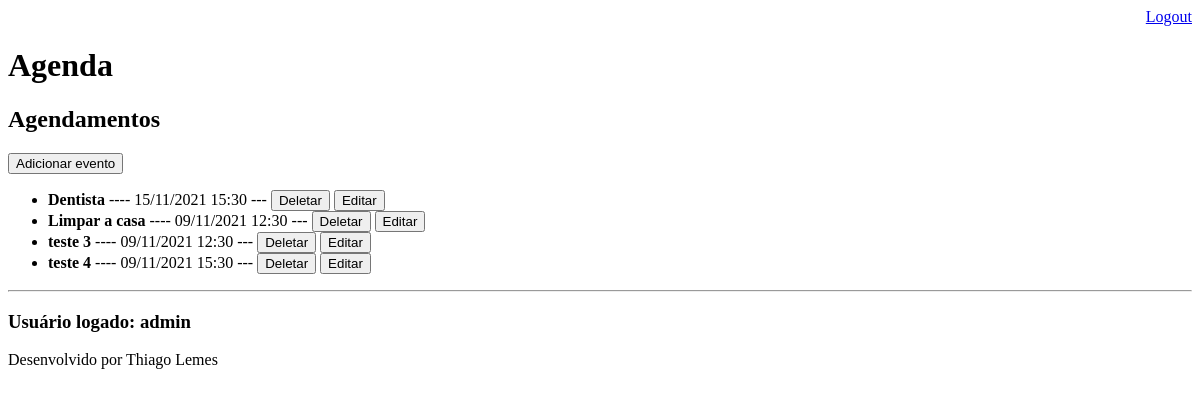
Page /agenda/ (signed in) on the earlier database version.
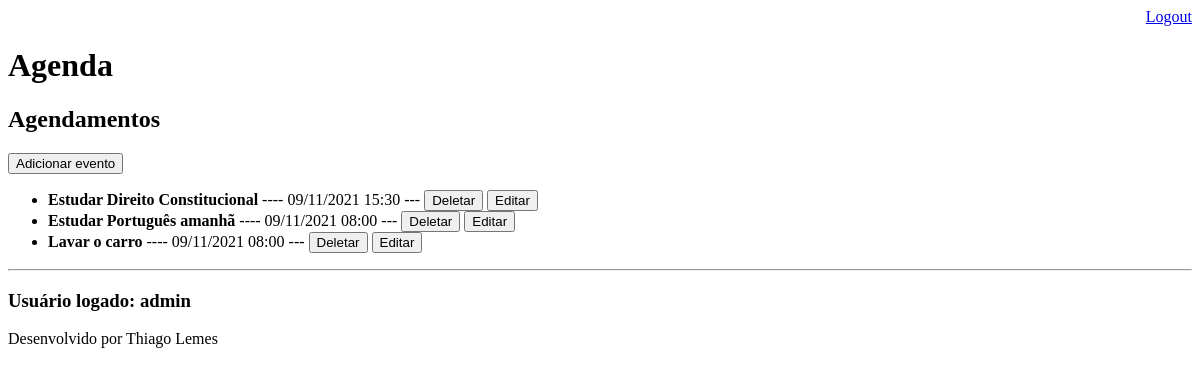
Same page on the later database version.
### core/models.py (models this page shows, shortened)
class Evento(models.Model):
    titulo = models.CharField(max_length=100)
    descricao = models.TextField(blank=True, null=True)
    data_evento = models.DateTimeField(verbose_name='DATA DO EVENTO')
    data_criacao = models.DateTimeField(verbose_name='DATA DE CRIAÇÃO', auto_now=True)
    usuario = models.ForeignKey(User, on_delete=models.CASCADE) # chave estrangeira
    class Meta:
        db_table = 'evento'
    def get_data_evento(self):
        return self.data_evento.strftime('%d/%m/%Y %H:%M')
    def get_data_evento_atrasado(self):
        if self.data_evento < datetime.now():
            return True
        else:
            return False

### core/views.py (the view)
# urls.py: path('agenda/', views.lista_eventos),
@login_required(login_url='/login/') # decoration só abrirá a pagina se estiver logado, caso contrário irá direcionado para /login/, não esquecer a "/" no inicio para não concatenar
def lista_eventos(request):
    usuario = request.user # pegando o usuário logado
    data_atual = datetime.now() - timedelta(hours=1)
    eventos = Evento.objects.filter(usuario=usuario, data_evento__gt=data_atual) # __lt= traz anterior a data_atual, __gt= traz a data_atual e os posteriores a data_atual
    dados = {'eventos': eventos, 'usuario':usuario}
    return render(request, 'agenda.html', dados)

### templates/agenda.html (shortened to what this page needs)
{% extends "model-page.html" %}
{% block content %}
    <h2>Agendamentos</h2>
    <a href="evento/">
        <button type="button">Adicionar evento</button>
    </a>
    <ul>
    {% for evento in eventos %}
        <li>
            <div style=>
                 <b>{{evento.titulo}}</b> ---- {{ evento.get_data_evento }} ---
                 <a href="/agenda/evento/delete/{{ evento.id}}/"> <button type="button">Deletar</button></a>
                 <a href="/agenda/evento/?id={{ evento.id }}"> <button type="button">Editar</button></a>
            </div>
        </li>
    {% endfor %}
    </ul>
    <hr>
    <h3>Usuário logado: {{ usuario }}</h3>
{% endblock %}

### templates/model-page.html
<!DOCTYPE html>
<html lang="en">
<head>
    {% include "model-header.html" %}
</head>
<body>
    {% block content %} {% endblock %}
    {% include "model-footer.html" %}
</body>
</html>

### templates/model-header.html (shortened to what this page needs)
<div align='right'>
    <a href="/logout">Logout</a>
</div>
<h1>Agenda</h1>

### templates/model-footer.html
<p>Desenvolvido por Thiago Lemes</p>

Differences in the rows shown:
removed Evento: titulo "Dentista", get_data_evento "15/11/2021 15:30"
removed Evento: titulo "Limpar a casa", get_data_evento "09/11/2021 12:30"
removed Evento: titulo "teste 3", get_data_evento "09/11/2021 12:30"
removed Evento: titulo "teste 4", get_data_evento "09/11/2021 15:30"
added Evento: titulo "Estudar Direito Constitucional", get_data_evento "09/11/2021 15:30"
added Evento: titulo "Estudar Português amanhã", get_data_evento "09/11/2021 08:00"
added Evento: titulo "Lavar o carro", get_data_evento "09/11/2021 08:00"
